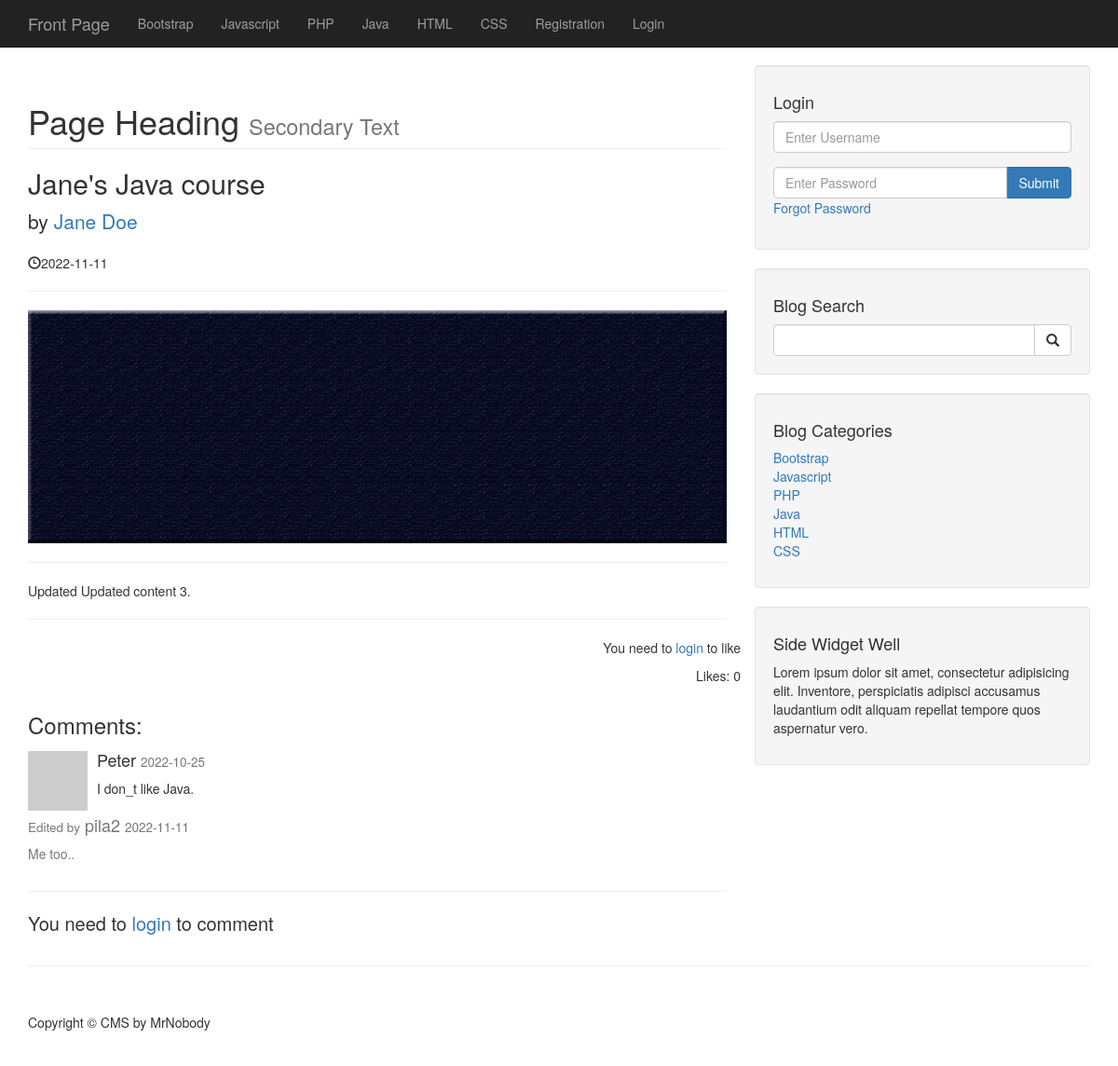
/post.php?p_id=4, run on an earlier commit of the app's database.
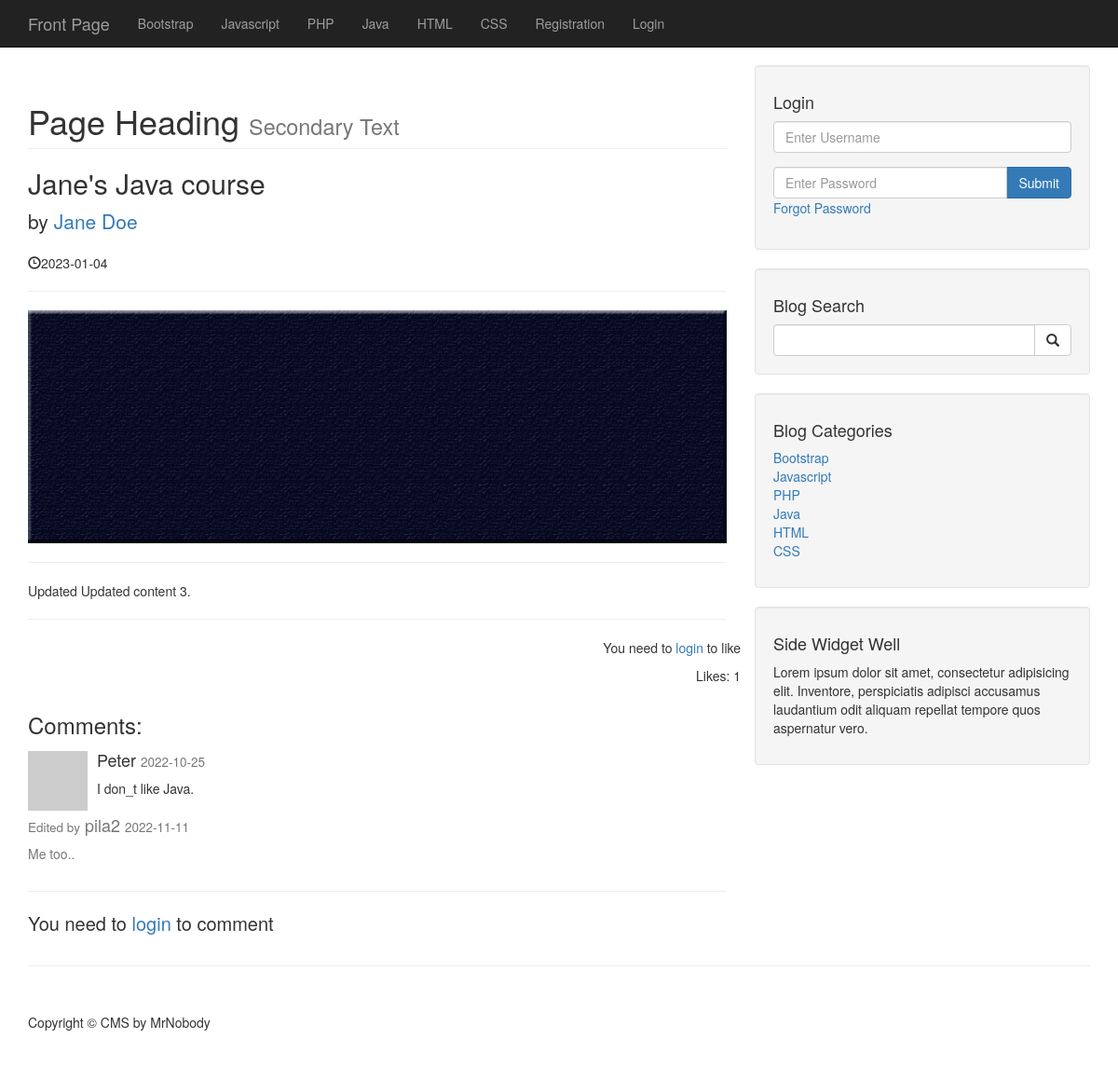
And on a later commit of the database.
### tables this page shows
CREATE TABLE `posts` (
  `post_id` int(3) NOT NULL,
  `post_category_id` int(3) NOT NULL,
  `post_title` varchar(255) NOT NULL,
  `post_author` varchar(255) NOT NULL,
  `post_date` date NOT NULL,
  `post_image` text NOT NULL,
  `post_content` text NOT NULL,
  `post_tags` varchar(255) NOT NULL,
  `post_comment_count` int(11) NOT NULL,
  `post_status` varchar(255) NOT NULL DEFAULT 'draft',
  `post_views_count` int(11) NOT NULL,
  `likes` int(11) NOT NULL
);

### post.php (the view, shortened to what the changed rows need)
<?php
   include ("includes/head.php");
?>
<div class="container">
   <div class="row">
      <div class="col-md-8">
         <?php
            if(isset($_GET['p_id'])) {
               $the_post_id = escape($_GET['p_id']);
               if(isset($_SESSION['user_name']) && isAdmin($_SESSION['user_name'])) {
                  $stmt1 = mysqli_prepare($connection, "SELECT post_id, post_title, post_author, post_date, post_image, post_content FROM posts WHERE post_id = ?");
               } else {
                  $stmt2 = mysqli_prepare($connection, "SELECT post_id, post_title, post_author, post_date, post_image, post_content FROM posts WHERE post_id = ? AND post_status = ?");
                  $published = 'published';
               }
               if(isset($stmt1)) {
                  mysqli_stmt_bind_param($stmt1, "i", $the_post_id);
                  mysqli_stmt_execute($stmt1);
                  mysqli_stmt_bind_result($stmt1, $post_id, $post_title, $post_author, $post_date, $post_image, $post_content);
                  $stmt = $stmt1;
               } else {
                  mysqli_stmt_bind_param($stmt2, "is", $the_post_id, $published);
                  mysqli_stmt_execute($stmt2);
                  mysqli_stmt_bind_result($stmt2, $post_id, $post_title, $post_author, $post_date, $post_image, $post_content);
                  $stmt = $stmt2;
               }
               mysqli_stmt_store_result($stmt);
               if(mysqli_stmt_num_rows($stmt) >= 1) {
                  while (mysqli_stmt_fetch($stmt)) {
                  ?>
                     <h1 class="page-header">
                           Page Heading
                           <small>Secondary Text</small>
                     </h1>
                     <h2>
                        <?php echo "$post_title"; ?>
                     </h2>
                     <p class="lead">
                        by <a href="/!php/_cms_practice/author_post.php?author=<?php echo "$post_author"; ?>&p_id=<?php echo "$post_id"; ?>"><?php echo "$post_author"; ?></a>
                     </p>
                     <p><span class="glyphicon glyphicon-time"></span><?php echo "$post_date"; ?></p>
                     <hr>
                     <img class="img-responsive" src="/!php/_cms_practice/images/<?php echo imagePlaceholder($post_image); ?>"alt="">
                     <hr>
                     <p><?php echo "$post_content"; ?></p>
                     <hr>
                  <?php
                     if(isLoggedIn()) { ?>
                        <div class="row">
                           <p class="pull-right"><a class="<?php echo userLikedPost($the_post_id) ? 'unlike' : 'like'; ?>" href=""
                           data-toggle="tooltip" data-placement="top"
                           title="<?php echo userLikedPost($the_post_id) ? 'I liked this before' : 'Want to like it?'; ?>">
                           <span class="glyphicon glyphicon-thumbs-up"></span><?php echo userLikedPost($the_post_id) ? ' Unlike' : ' Like'; ?></a></p>
                        </div>
                     <?php
                     } else { ?>
                        <div class="row">
                           <p class="pull-right">You need to <a href="/!php/_cms_practice/login">login</a> to like</p>
                        </div>
                     <?php } ?>
                     <div class="row">
                        <p class="pull-right">Likes: <?php getPostLikes($the_post_id); ?></p>
                     </div>
                  <?php
                  }
                  ?>
               <?php
                  $query = "SELECT * FROM comments WHERE comment_post_id = {$the_post_id} ";
                  $query .= "AND comment_status = 'approved' ";
                  $query .= "ORDER BY comment_id DESC ";
                  $select_comment_query = mysqli_query($connection, $query);
                  echo "<h3>Comments:</h3>";
                  while($row = mysqli_fetch_assoc($select_comment_query)) {
                     $comment_edit_author = $row['comment_edit_author'];
                  ?>
                     <div class="media">
                        <a class="pull-left" href="#">
                        </a>
                        <div class="media-body">
                        </div>
                        <?php
                        if($comment_edit_author) {
                           echo "<div class='comment_edit'>";
                           echo "</div>";
                        }
                        ?>
                     </div>
                     <hr>
                  <?php
                  }
                  ?>
                  <?php
                  if(isLoggedIn()) { ?>
                     <div class="well">
                        <h4>Leave a Comment:</h4>
                        <form action="" method="post" role="form">
                           <div class="form-group">
                              <label for="author">Author</label>
                              <input type="text" class="form-control" name="comment_author">
                           </div>
                           <div class="form-group">
                              <label for="email">Email</label>
                              <input type="email" class="form-control" name="comment_email">
                           </div>
                        <form role="form">
                           <div class="form-group">
                              <label for="comment">Your Comment</label>
                              <textarea id="editor_body" class="form-control" name="comment_content" rows="3"></textarea>
                           </div>
                           <button type="submit" class="btn btn-primary" name="create_comment">Submit</button>
                        </form>
                     </div>
                     <hr>
                  <?php
                  } else { ?>
                     <div class="row">
                        <p style="margin-left: 15px; font-size: 2rem;">You need to <a href="/!php/_cms_practice/login">login</a> to comment</p>
                     </div>
                  <?php }
               }
            } else {
               header("Location: index.php");
            }
         ?>
      </div>
   </div>
<?php include ("includes/footer.php"); ?>

### admin/functions.php (shortened to what the changed rows need)
<?php
   function query($query) {
      global $connection;
      $result = mysqli_query($connection, $query);
      return $result;
   }
   function escape($string) {
      global $connection;
      return mysqli_real_escape_string($connection, trim($string));
   }
   function isLoggedIn() {
      return false;
   }
   function getPostLikes($post_id) {
      $result = query("SELECT * FROM likes WHERE post_id = $post_id");
      echo mysqli_num_rows($result);
   }
   function imagePlaceholder($image = null) {
      if (!$image) {
         return "image_2.jpg";
      } else {
         return $image;
      }
   }
   ?>

What changed in the data, as far as the page shows it:
changed posts: post_date "2022-11-11" → "2023-01-04"; mysqli_num_rows($result) "0" → "1"
